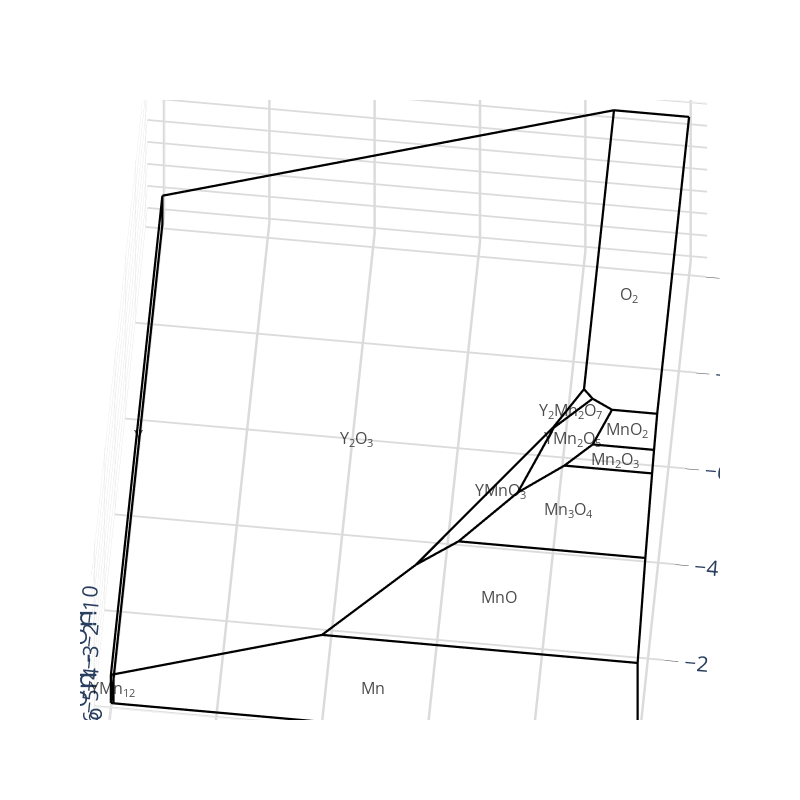

Notebook code cell kept with this figure:
### Code cell
limits={Element("Y"): (-10, 0),
        Element("Mn"): (-10, 0),
        Element("O"): (-7, 0)
       }
cd = ChempotDiagram(pd_gibbs, limits = limits)
cd.get_plot()

### Figure 1 — Plotly figure (JSON) as saved in the notebook; plotly's stock layout.template omitted (floating-point values rounded to 4 significant figures; data arrays with more than 128 entries replaced by an {"elided": "..."} marker saying what was removed)
{"data": [{"line": {"color": "black", "width": 4.5}, "mode": "lines", "showlegend": false, "type": "scatter3d", "x": {"elided": "180 float values"}, "y": {"elided": "180 float values"}, "z": {"elided": "180 float values"}}], "layout": {"coloraxis": {"cmax": 0.0001, "cmin": -3.43, "colorscale": [[0, "rgb(196, 230, 195)"], [0.1667, "rgb(150, 210, 164)"], [0.3333, "rgb(109, 188, 144)"], [0.5, "rgb(77, 162, 132)"], [0.6667, "rgb(54, 135, 122)"], [0.8333, "rgb(38, 107, 110)"], [1, "rgb(29, 79, 96)"]], "showscale": true}, "height": 800, "hovermode": "closest", "legend": {"orientation": "v", "traceorder": "reversed", "x": 0.1, "xanchor": "left", "y": 0.99, "yanchor": "top"}, "paper_bgcolor": "rgba(0, 0, 0, 0)", "plot_bgcolor": "rgba(0, 0, 0, 0)", "scene": {"annotations": [{"align": "center", "font": {"color": "black", "size": 16}, "opacity": 0.7, "showarrow": false, "text": "MnO", "x": -7.287, "xanchor": "center", "y": -0.7618, "yanchor": "auto", "z": -2.282}, {"align": "center", "font": {"color": "black", "size": 16}, "opacity": 0.7, "showarrow": false, "text": "YMn<sub>2</sub>O<sub>5</sub>", "x": -8.437, "xanchor": "center", "y": -3.29, "yanchor": "auto", "z": -0.3468}, {"align": "center", "font": {"color": "black", "size": 16}, "opacity": 0.7, "showarrow": false, "text": "Y<sub>2</sub>O<sub>3</sub>", "x": -4.271, "xanchor": "center", "y": -4.051, "yanchor": "auto", "z": -2.868}, {"align": "center", "font": {"color": "black", "size": 16}, "opacity": 0.7, "showarrow": false, "text": "Y", "x": 0, "xanchor": "center", "y": -5.28, "yanchor": "auto", "z": -6.358}, {"align": "center", "font": {"color": "black", "size": 16}, "opacity": 0.7, "showarrow": false, "text": "Y<sub>2</sub>Mn<sub>2</sub>O<sub>7</sub>", "x": -8.362, "xanchor": "center", "y": -3.786, "yanchor": "auto", "z": -0.1728}, {"align": "center", "font": {"color": "black", "size": 16}, "opacity": 0.7, "showarrow": false, "text": "Mn<sub>2</sub>O<sub>3</sub>", "x": -9.285, "xanchor": "center", "y": -2.992, "yanchor": "auto", "z": -0.4393}, {"align": "center", "font": {"color": "black", "size": 16}, "opacity": 0.7, "showarrow": false, "text": "YMnO<sub>3</sub>", "x": -7.164, "xanchor": "center", "y": -2.392, "yanchor": "auto", "z": -1.008}, {"align": "center", "font": {"color": "black", "size": 16}, "opacity": 0.7, "showarrow": false, "text": "Mn<sub>3</sub>O<sub>4</sub>", "x": -8.48, "xanchor": "center", "y": -2.144, "yanchor": "auto", "z": -1.06}, {"align": "center", "font": {"color": "black", "size": 16}, "opacity": 0.7, "showarrow": false, "text": "YMn<sub>1</sub><sub>2</sub>", "x": -0.02619, "xanchor": "center", "y": -0.001951, "yanchor": "auto", "z": -6.349}, {"align": "center", "font": {"color": "black", "size": 16}, "opacity": 0.7, "showarrow": false, "text": "O<sub>2</sub>", "x": -9.236, "xanchor": "center", "y": -6.22, "yanchor": "auto", "z": 9.323e-17}, {"align": "center", "font": {"color": "black", "size": 16}, "opacity": 0.7, "showarrow": false, "text": "MnO<sub>2</sub>", "x": -9.465, "xanchor": "center", "y": -3.493, "yanchor": "auto", "z": -0.1557}, {"align": "center", "font": {"color": "black", "size": 16}, "opacity": 0.7, "showarrow": false, "text": "Mn", "x": -4.973, "xanchor": "center", "y": 0, "yanchor": "auto", "z": -5.245}], "aspectmode": "manual", "aspectratio": {"x": 1.814, "y": 1.814, "z": 1.27}, "camera": {"center": {"x": 0, "y": 0, "z": 0}, "eye": {"x": -0.08081, "y": 0.8267, "z": 1.819}, "projection": {"type": "orthographic"}, "up": {"x": 0, "y": 0, "z": 1}}, "xaxis": {"backgroundcolor": "rgba(0, 0, 0, 0)", "gridcolor": "#dbdbdb", "gridwidth": 5, "showline": true, "tickfont": {"size": 16}, "ticklen": 14, "ticks": "inside", "title": {"font": {"size": 30}, "text": "μ<sub>Y</sub> - μ<sub>Y</sub><sup>o</sup> (eV)"}, "type": "linear"}, "yaxis": {"backgroundcolor": "rgba(0, 0, 0, 0)", "gridcolor": "#dbdbdb", "gridwidth": 5, "showline": true, "tickfont": {"size": 16}, "ticklen": 14, "ticks": "inside", "title": {"font": {"size": 30}, "text": "μ<sub>Mn</sub> - μ<sub>Mn</sub><sup>o</sup> (eV)"}, "type": "linear"}, "zaxis": {"backgroundcolor": "rgba(0, 0, 0, 0)", "gridcolor": "#dbdbdb", "gridwidth": 5, "showline": true, "tickfont": {"size": 16}, "ticklen": 14, "ticks": "inside", "title": {"font": {"size": 30}, "text": "μ<sub>O</sub> - μ<sub>O</sub><sup>o</sup> (eV)"}, "type": "linear"}}, "showlegend": true, "width": 800}}
